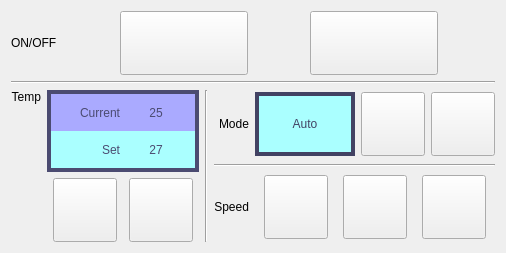
<?xml version="1.0" encoding="UTF-8"?>
<ui version="4.0">
 <class>AcControl</class>
 <widget class="QWidget" name="AcControl">
  <property name="geometry">
   <rect>
    <x>0</x>
    <y>0</y>
    <width>506</width>
    <height>253</height>
   </rect>
  </property>
  <layout class="QGridLayout" name="gridLayout_2">
   <item row="0" column="0" colspan="3">
    <layout class="QHBoxLayout" name="horizontalLayout">
     <item>
      <widget class="QLabel" name="label_4">
       <property name="text">
        <string>ON/OFF</string>
       </property>
      </widget>
     </item>
     <item>
      <spacer name="horizontalSpacer_3">
       <property name="orientation">
        <enum>Qt::Horizontal</enum>
       </property>
       <property name="sizeHint" stdset="0">
        <size>
         <width>40</width>
         <height>20</height>
        </size>
       </property>
      </spacer>
     </item>
     <item>
      <widget class="QPushButton" name="startButton">
       <property name="minimumSize">
        <size>
         <width>128</width>
         <height>64</height>
        </size>
       </property>
       <property name="maximumSize">
        <size>
         <width>128</width>
         <height>64</height>
        </size>
       </property>
       <property name="icon">
        <iconset resource="../res/hac01.qrc">
         <normaloff>:/HAC01/start-32x32.png</normaloff>:/HAC01/start-32x32.png</iconset>
       </property>
       <property name="iconSize">
        <size>
         <width>32</width>
         <height>32</height>
        </size>
       </property>
       <property name="checkable">
        <bool>true</bool>
       </property>
      </widget>
     </item>
     <item>
      <spacer name="horizontalSpacer">
       <property name="orientation">
        <enum>Qt::Horizontal</enum>
       </property>
       <property name="sizeHint" stdset="0">
        <size>
         <width>40</width>
         <height>20</height>
        </size>
       </property>
      </spacer>
     </item>
     <item>
      <widget class="QPushButton" name="stopButton">
       <property name="minimumSize">
        <size>
         <width>128</width>
         <height>64</height>
        </size>
       </property>
       <property name="maximumSize">
        <size>
         <width>128</width>
         <height>64</height>
        </size>
       </property>
       <property name="icon">
        <iconset resource="../res/hac01.qrc">
         <normaloff>:/HAC01/stop-32x32.png</normaloff>:/HAC01/stop-32x32.png</iconset>
       </property>
       <property name="iconSize">
        <size>
         <width>32</width>
         <height>32</height>
        </size>
       </property>
       <property name="checkable">
        <bool>true</bool>
       </property>
      </widget>
     </item>
     <item>
      <spacer name="horizontalSpacer_2">
       <property name="orientation">
        <enum>Qt::Horizontal</enum>
       </property>
       <property name="sizeHint" stdset="0">
        <size>
         <width>40</width>
         <height>20</height>
        </size>
       </property>
      </spacer>
     </item>
    </layout>
   </item>
   <item row="1" column="0" colspan="3">
    <widget class="Line" name="line">
     <property name="orientation">
      <enum>Qt::Horizontal</enum>
     </property>
    </widget>
   </item>
   <item row="2" column="2" rowspan="2">
    <layout class="QGridLayout" name="gridLayout">
     <item row="0" column="0">
      <widget class="QLabel" name="label_2">
       <property name="text">
        <string>Mode</string>
       </property>
       <property name="alignment">
        <set>Qt::AlignRight|Qt::AlignTrailing|Qt::AlignVCenter</set>
       </property>
      </widget>
     </item>
     <item row="0" column="1">
      <layout class="QHBoxLayout" name="horizontalLayout_4">
       <item>
        <widget class="QLabel" name="modeLabel">
         <property name="minimumSize">
          <size>
           <width>100</width>
           <height>0</height>
          </size>
         </property>
         <property name="palette">
          <palette>
           <active>
            <colorrole role="WindowText">
             <brush brushstyle="SolidPattern">
              <color alpha="255">
               <red>66</red>
               <green>66</green>
               <blue>99</blue>
              </color>
             </brush>
            </colorrole>
            <colorrole role="Base">
             <brush brushstyle="SolidPattern">
              <color alpha="255">
               <red>255</red>
               <green>255</green>
               <blue>255</blue>
              </color>
             </brush>
            </colorrole>
            <colorrole role="Window">
             <brush brushstyle="SolidPattern">
              <color alpha="255">
               <red>170</red>
               <green>255</green>
               <blue>255</blue>
              </color>
             </brush>
            </colorrole>
           </active>
           <inactive>
            <colorrole role="WindowText">
             <brush brushstyle="SolidPattern">
              <color alpha="255">
               <red>66</red>
               <green>66</green>
               <blue>99</blue>
              </color>
             </brush>
            </colorrole>
            <colorrole role="Base">
             <brush brushstyle="SolidPattern">
              <color alpha="255">
               <red>255</red>
               <green>255</green>
               <blue>255</blue>
              </color>
             </brush>
            </colorrole>
            <colorrole role="Window">
             <brush brushstyle="SolidPattern">
              <color alpha="255">
               <red>170</red>
               <green>255</green>
               <blue>255</blue>
              </color>
             </brush>
            </colorrole>
           </inactive>
           <disabled>
            <colorrole role="WindowText">
             <brush brushstyle="SolidPattern">
              <color alpha="255">
               <red>118</red>
               <green>118</green>
               <blue>117</blue>
              </color>
             </brush>
            </colorrole>
            <colorrole role="Base">
             <brush brushstyle="SolidPattern">
              <color alpha="255">
               <red>170</red>
               <green>255</green>
               <blue>255</blue>
              </color>
             </brush>
            </colorrole>
            <colorrole role="Window">
             <brush brushstyle="SolidPattern">
              <color alpha="255">
               <red>170</red>
               <green>255</green>
               <blue>255</blue>
              </color>
             </brush>
            </colorrole>
           </disabled>
          </palette>
         </property>
         <property name="autoFillBackground">
          <bool>true</bool>
         </property>
         <property name="frameShape">
          <enum>QFrame::Box</enum>
         </property>
         <property name="lineWidth">
          <number>4</number>
         </property>
         <property name="text">
          <string>Auto</string>
         </property>
         <property name="alignment">
          <set>Qt::AlignCenter</set>
         </property>
        </widget>
       </item>
       <item>
        <widget class="QPushButton" name="modeUpButton">
         <property name="minimumSize">
          <size>
           <width>64</width>
           <height>64</height>
          </size>
         </property>
         <property name="maximumSize">
          <size>
           <width>64</width>
           <height>64</height>
          </size>
         </property>
         <property name="icon">
          <iconset resource="../res/hac01.qrc">
           <normaloff>:/HAC01/go-up.png</normaloff>:/HAC01/go-up.png</iconset>
         </property>
         <property name="iconSize">
          <size>
           <width>32</width>
           <height>32</height>
          </size>
         </property>
        </widget>
       </item>
       <item>
        <widget class="QPushButton" name="modeDownButton">
         <property name="minimumSize">
          <size>
           <width>64</width>
           <height>64</height>
          </size>
         </property>
         <property name="maximumSize">
          <size>
           <width>64</width>
           <height>64</height>
          </size>
         </property>
         <property name="icon">
          <iconset resource="../res/hac01.qrc">
           <normaloff>:/HAC01/go-down.png</normaloff>:/HAC01/go-down.png</iconset>
         </property>
         <property name="iconSize">
          <size>
           <width>32</width>
           <height>32</height>
          </size>
         </property>
        </widget>
       </item>
      </layout>
     </item>
     <item row="1" column="0" colspan="2">
      <widget class="Line" name="line_3">
       <property name="orientation">
        <enum>Qt::Horizontal</enum>
       </property>
      </widget>
     </item>
     <item row="2" column="0">
      <widget class="QLabel" name="label_3">
       <property name="text">
        <string>Speed</string>
       </property>
       <property name="alignment">
        <set>Qt::AlignRight|Qt::AlignTrailing|Qt::AlignVCenter</set>
       </property>
      </widget>
     </item>
     <item row="2" column="1">
      <layout class="QHBoxLayout" name="horizontalLayout_2">
       <item>
        <widget class="QPushButton" name="speedLowButton">
         <property name="minimumSize">
          <size>
           <width>64</width>
           <height>64</height>
          </size>
         </property>
         <property name="maximumSize">
          <size>
           <width>64</width>
           <height>64</height>
          </size>
         </property>
         <property name="icon">
          <iconset resource="../res/hac01.qrc">
           <normaloff>:/HAC01/speed-low.png</normaloff>:/HAC01/speed-low.png</iconset>
         </property>
         <property name="iconSize">
          <size>
           <width>32</width>
           <height>32</height>
          </size>
         </property>
         <property name="checkable">
          <bool>true</bool>
         </property>
        </widget>
       </item>
       <item>
        <widget class="QPushButton" name="speedMidButton">
         <property name="minimumSize">
          <size>
           <width>64</width>
           <height>64</height>
          </size>
         </property>
         <property name="maximumSize">
          <size>
           <width>64</width>
           <height>64</height>
          </size>
         </property>
         <property name="icon">
          <iconset resource="../res/hac01.qrc">
           <normaloff>:/HAC01/speed-mid.png</normaloff>:/HAC01/speed-mid.png</iconset>
         </property>
         <property name="iconSize">
          <size>
           <width>32</width>
           <height>32</height>
          </size>
         </property>
         <property name="checkable">
          <bool>true</bool>
         </property>
        </widget>
       </item>
       <item>
        <widget class="QPushButton" name="speedHighButton">
         <property name="minimumSize">
          <size>
           <width>64</width>
           <height>64</height>
          </size>
         </property>
         <property name="maximumSize">
          <size>
           <width>64</width>
           <height>64</height>
          </size>
         </property>
         <property name="icon">
          <iconset resource="../res/hac01.qrc">
           <normaloff>:/HAC01/speed-high.png</normaloff>:/HAC01/speed-high.png</iconset>
         </property>
         <property name="iconSize">
          <size>
           <width>32</width>
           <height>32</height>
          </size>
         </property>
         <property name="checkable">
          <bool>true</bool>
         </property>
        </widget>
       </item>
      </layout>
     </item>
    </layout>
   </item>
   <item row="2" column="0" rowspan="2">
    <layout class="QHBoxLayout" name="horizontalLayout_9">
     <item>
      <layout class="QVBoxLayout" name="verticalLayout_3">
       <item>
        <widget class="QLabel" name="label">
         <property name="text">
          <string>Temp</string>
         </property>
         <property name="alignment">
          <set>Qt::AlignRight|Qt::AlignTrailing|Qt::AlignVCenter</set>
         </property>
        </widget>
       </item>
       <item>
        <spacer name="verticalSpacer">
         <property name="orientation">
          <enum>Qt::Vertical</enum>
         </property>
         <property name="sizeHint" stdset="0">
          <size>
           <width>20</width>
           <height>40</height>
          </size>
         </property>
        </spacer>
       </item>
      </layout>
     </item>
     <item>
      <layout class="QVBoxLayout" name="verticalLayout_2">
       <item>
        <widget class="QFrame" name="frame">
         <property name="sizePolicy">
          <sizepolicy hsizetype="Expanding" vsizetype="Preferred">
           <horstretch>0</horstretch>
           <verstretch>0</verstretch>
          </sizepolicy>
         </property>
         <property name="palette">
          <palette>
           <active>
            <colorrole role="WindowText">
             <brush brushstyle="SolidPattern">
              <color alpha="255">
               <red>75</red>
               <green>75</green>
               <blue>113</blue>
              </color>
             </brush>
            </colorrole>
           </active>
           <inactive>
            <colorrole role="WindowText">
             <brush brushstyle="SolidPattern">
              <color alpha="255">
               <red>75</red>
               <green>75</green>
               <blue>113</blue>
              </color>
             </brush>
            </colorrole>
           </inactive>
           <disabled>
            <colorrole role="WindowText">
             <brush brushstyle="SolidPattern">
              <color alpha="255">
               <red>118</red>
               <green>118</green>
               <blue>117</blue>
              </color>
             </brush>
            </colorrole>
           </disabled>
          </palette>
         </property>
         <property name="frameShape">
          <enum>QFrame::Box</enum>
         </property>
         <property name="frameShadow">
          <enum>QFrame::Plain</enum>
         </property>
         <property name="lineWidth">
          <number>4</number>
         </property>
         <layout class="QVBoxLayout" name="verticalLayout">
          <property name="spacing">
           <number>0</number>
          </property>
          <property name="margin">
           <number>0</number>
          </property>
          <item>
           <widget class="QWidget" name="widget" native="true">
            <property name="palette">
             <palette>
              <active>
               <colorrole role="Base">
                <brush brushstyle="SolidPattern">
                 <color alpha="255">
                  <red>255</red>
                  <green>255</green>
                  <blue>255</blue>
                 </color>
                </brush>
               </colorrole>
               <colorrole role="Window">
                <brush brushstyle="SolidPattern">
                 <color alpha="255">
                  <red>170</red>
                  <green>170</green>
                  <blue>255</blue>
                 </color>
                </brush>
               </colorrole>
              </active>
              <inactive>
               <colorrole role="Base">
                <brush brushstyle="SolidPattern">
                 <color alpha="255">
                  <red>255</red>
                  <green>255</green>
                  <blue>255</blue>
                 </color>
                </brush>
               </colorrole>
               <colorrole role="Window">
                <brush brushstyle="SolidPattern">
                 <color alpha="255">
                  <red>170</red>
                  <green>170</green>
                  <blue>255</blue>
                 </color>
                </brush>
               </colorrole>
              </inactive>
              <disabled>
               <colorrole role="Base">
                <brush brushstyle="SolidPattern">
                 <color alpha="255">
                  <red>170</red>
                  <green>170</green>
                  <blue>255</blue>
                 </color>
                </brush>
               </colorrole>
               <colorrole role="Window">
                <brush brushstyle="SolidPattern">
                 <color alpha="255">
                  <red>170</red>
                  <green>170</green>
                  <blue>255</blue>
                 </color>
                </brush>
               </colorrole>
              </disabled>
             </palette>
            </property>
            <property name="autoFillBackground">
             <bool>true</bool>
            </property>
            <layout class="QHBoxLayout" name="horizontalLayout_7">
             <item>
              <widget class="QLabel" name="curLabel">
               <property name="sizePolicy">
                <sizepolicy hsizetype="Preferred" vsizetype="Preferred">
                 <horstretch>1</horstretch>
                 <verstretch>0</verstretch>
                </sizepolicy>
               </property>
               <property name="text">
                <string>Current</string>
               </property>
               <property name="alignment">
                <set>Qt::AlignRight|Qt::AlignTrailing|Qt::AlignVCenter</set>
               </property>
              </widget>
             </item>
             <item>
              <widget class="QLabel" name="curTempLabel">
               <property name="sizePolicy">
                <sizepolicy hsizetype="Preferred" vsizetype="Preferred">
                 <horstretch>1</horstretch>
                 <verstretch>0</verstretch>
                </sizepolicy>
               </property>
               <property name="text">
                <string>25</string>
               </property>
               <property name="alignment">
                <set>Qt::AlignCenter</set>
               </property>
              </widget>
             </item>
            </layout>
           </widget>
          </item>
          <item>
           <widget class="QWidget" name="widget_2" native="true">
            <property name="palette">
             <palette>
              <active>
               <colorrole role="Base">
                <brush brushstyle="SolidPattern">
                 <color alpha="255">
                  <red>255</red>
                  <green>255</green>
                  <blue>255</blue>
                 </color>
                </brush>
               </colorrole>
               <colorrole role="Window">
                <brush brushstyle="SolidPattern">
                 <color alpha="255">
                  <red>170</red>
                  <green>255</green>
                  <blue>255</blue>
                 </color>
                </brush>
               </colorrole>
              </active>
              <inactive>
               <colorrole role="Base">
                <brush brushstyle="SolidPattern">
                 <color alpha="255">
                  <red>255</red>
                  <green>255</green>
                  <blue>255</blue>
                 </color>
                </brush>
               </colorrole>
               <colorrole role="Window">
                <brush brushstyle="SolidPattern">
                 <color alpha="255">
                  <red>170</red>
                  <green>255</green>
                  <blue>255</blue>
                 </color>
                </brush>
               </colorrole>
              </inactive>
              <disabled>
               <colorrole role="Base">
                <brush brushstyle="SolidPattern">
                 <color alpha="255">
                  <red>170</red>
                  <green>255</green>
                  <blue>255</blue>
                 </color>
                </brush>
               </colorrole>
               <colorrole role="Window">
                <brush brushstyle="SolidPattern">
                 <color alpha="255">
                  <red>170</red>
                  <green>255</green>
                  <blue>255</blue>
                 </color>
                </brush>
               </colorrole>
              </disabled>
             </palette>
            </property>
            <property name="autoFillBackground">
             <bool>true</bool>
            </property>
            <layout class="QHBoxLayout" name="horizontalLayout_8">
             <item>
              <widget class="QLabel" name="setLabel">
               <property name="sizePolicy">
                <sizepolicy hsizetype="Preferred" vsizetype="Preferred">
                 <horstretch>1</horstretch>
                 <verstretch>0</verstretch>
                </sizepolicy>
               </property>
               <property name="text">
                <string>Set</string>
               </property>
               <property name="alignment">
                <set>Qt::AlignRight|Qt::AlignTrailing|Qt::AlignVCenter</set>
               </property>
              </widget>
             </item>
             <item>
              <widget class="QLabel" name="setTempLabel">
               <property name="sizePolicy">
                <sizepolicy hsizetype="Preferred" vsizetype="Preferred">
                 <horstretch>1</horstretch>
                 <verstretch>0</verstretch>
                </sizepolicy>
               </property>
               <property name="text">
                <string>27</string>
               </property>
               <property name="alignment">
                <set>Qt::AlignCenter</set>
               </property>
              </widget>
             </item>
            </layout>
           </widget>
          </item>
         </layout>
        </widget>
       </item>
       <item>
        <layout class="QHBoxLayout" name="horizontalLayout_6">
         <item>
          <widget class="QPushButton" name="tempUpButton">
           <property name="minimumSize">
            <size>
             <width>64</width>
             <height>64</height>
            </size>
           </property>
           <property name="maximumSize">
            <size>
             <width>64</width>
             <height>64</height>
            </size>
           </property>
           <property name="icon">
            <iconset resource="../res/hac01.qrc">
             <normaloff>:/HAC01/go-up.png</normaloff>:/HAC01/go-up.png</iconset>
           </property>
           <property name="iconSize">
            <size>
             <width>32</width>
             <height>32</height>
            </size>
           </property>
          </widget>
         </item>
         <item>
          <widget class="QPushButton" name="tempDownButton">
           <property name="minimumSize">
            <size>
             <width>64</width>
             <height>64</height>
            </size>
           </property>
           <property name="maximumSize">
            <size>
             <width>64</width>
             <height>64</height>
            </size>
           </property>
           <property name="icon">
            <iconset resource="../res/hac01.qrc">
             <normaloff>:/HAC01/go-down.png</normaloff>:/HAC01/go-down.png</iconset>
           </property>
           <property name="iconSize">
            <size>
             <width>32</width>
             <height>32</height>
            </size>
           </property>
          </widget>
         </item>
        </layout>
       </item>
      </layout>
     </item>
    </layout>
   </item>
   <item row="2" column="1" rowspan="2">
    <widget class="Line" name="line_2">
     <property name="orientation">
      <enum>Qt::Vertical</enum>
     </property>
    </widget>
   </item>
  </layout>
 </widget>
 <resources>
  <include location="../res/hac01.qrc"/>
 </resources>
 <connections/>
</ui>
